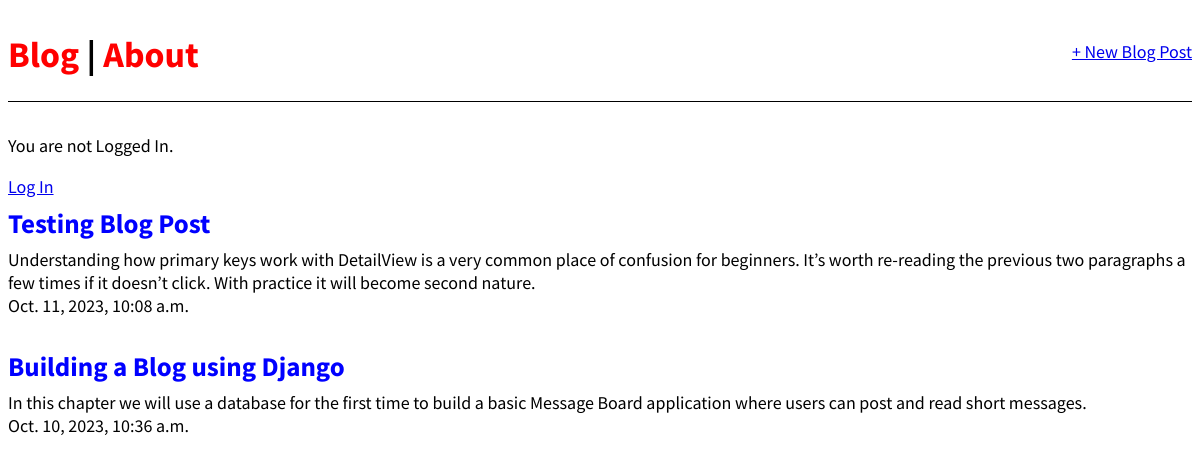
The page / on the database its author committed.
### blog_app/models.py (models this page shows, shortened)
class Post(models.Model):
    STATUS_CHOICES = (
        ('draft', 'Draft'),
        ('published', 'Published'),
    )
    title = models.CharField(max_length=250)
    slug = models.SlugField(max_length=250, unique_for_date='publish')
    author = models.ForeignKey(User, on_delete=models.CASCADE, related_name='blog_posts')
    body = models.TextField()
    publish = models.DateTimeField(default=timezone.now)
    created = models.DateTimeField(auto_now_add=True)
    updated = models.DateTimeField(auto_now=True)
    status = models.CharField(max_length=10, choices=STATUS_CHOICES, default='draft')
    class Meta:
        ordering = ('-publish',)

### blog_app/views.py (the view)
# urls.py: path("", BlogListView.as_view(), name="home"),
class BlogListView(ListView):
    model = Post
    template_name = 'index.html'

### templates/index.html
{% extends 'base.html' %}
{% block content %}
    {% for post in object_list %}
        <div class="post-entry">
            <h2><a href="{% url 'post_detail' post.pk %}">{{ post.title }}</a></h2>
            <p>{{ post.body }}</p>
            <p>{{ post.publish }}</p>
        </div>
    {% endfor %}
{% endblock content %}

### templates/base.html (shortened to what this page needs)
{% load static %}
<!DOCTYPE html>
<html lang="en">
<head>
    <link href="{% static 'css/base.css' %}" rel="stylesheet">
</head>
<body>
    <header>
        <div class="nav-left">
            <h1><a href="{% url 'home' %}">Blog</a> | <a href="{% url 'about' %}">About</a></h1>
        </div>
        <div class="nav-right">
            <a href="{% url 'post_new' %}">+ New Blog Post</a>
        </div>
    </header>
    {% if user.is_authenticated %}
        <p>Hi {{ user.username }}!</p>
        <p><a href="{% url 'logout' %}">Log Out</a></p>
    {% else %}
        <p>You are not Logged In.</p>
        <a href="{% url 'login' %}">Log In</a>
    {% endif %}
    <div>
        {% block content %}
        {% endblock content %}
    </div>
</body>
</html>

### static/css/base.css (style rules this page uses)
body { font-family: 'Source Sans Pro', sans-serif; font-size: 18px; }
header { border-bottom: 1px solid; margin-bottom: 2rem; display: flex; }
header h1 a { color: red; text-decoration: none; }
.nav-left { margin-right: auto; }
.nav-right { display: flex; padding-top: 2rem; }
.post-entry { margin-bottom: 2rem; }
.post-entry h2 { margin: 0.5rem 0; }
.post-entry h2 a, .post-entry h2 a:visited { color: blue; text-decoration: none; }
.post-entry p { margin: 0; font-weight: 400; }

### rows shown on the page
Post: title "Testing Blog Post", body "Understanding how primary keys work with DetailView is a very common place of confusion for beginners. It’s worth re-reading the previous two paragraphs a few times if it doesn’t click. With practice it will become second nature.", publish "Oct. 11, 2023, 10:08 a.m."
Post: title "Building a Blog using Django", body "In this chapter we will use a database for the first time to build a basic Message Board application where users can post and read short messages.", publish "Oct. 10, 2023, 10:36 a.m."
